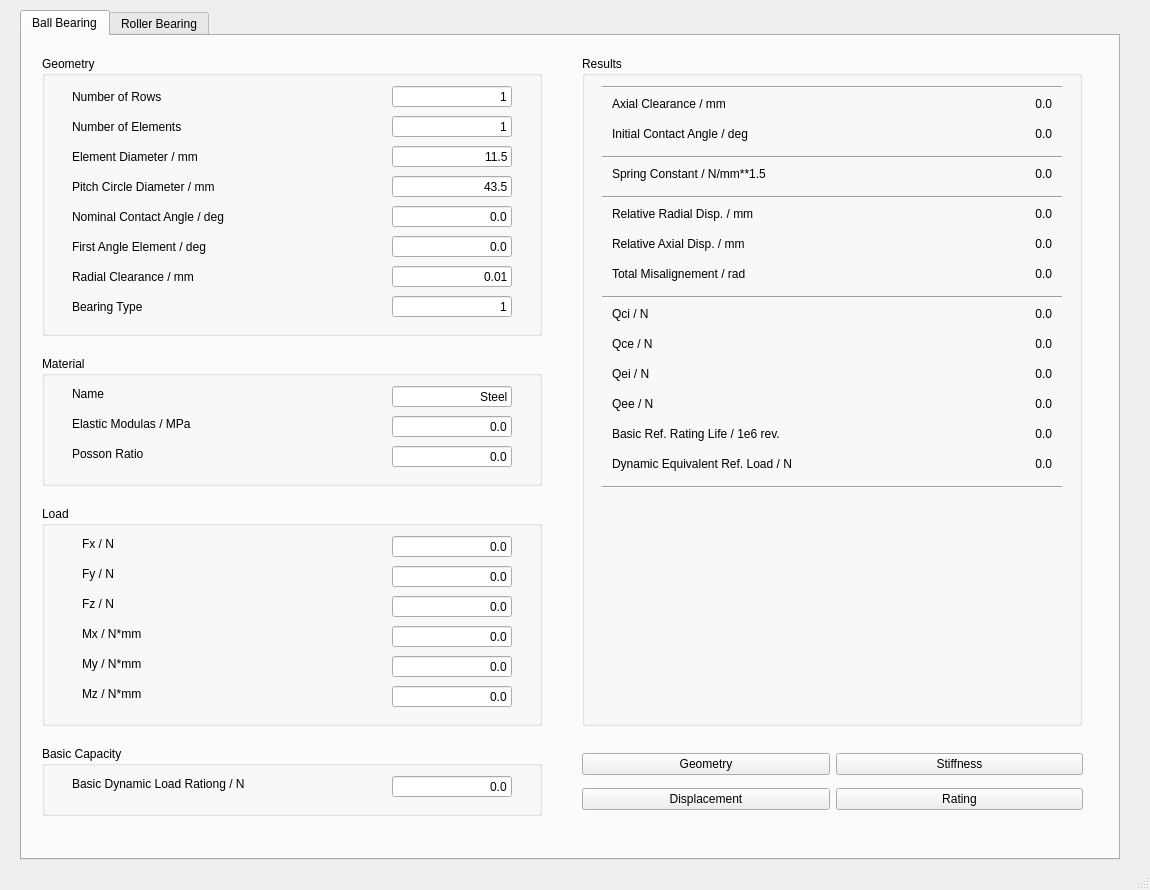
<?xml version="1.0" encoding="UTF-8"?>
<ui version="4.0">
 <class>MainWindow</class>
 <widget class="QMainWindow" name="MainWindow">
  <property name="geometry">
   <rect>
    <x>0</x>
    <y>0</y>
    <width>1150</width>
    <height>890</height>
   </rect>
  </property>
  <property name="sizePolicy">
   <sizepolicy hsizetype="Fixed" vsizetype="Fixed">
    <horstretch>0</horstretch>
    <verstretch>0</verstretch>
   </sizepolicy>
  </property>
  <property name="windowTitle">
   <string>MainWindow</string>
  </property>
  <widget class="QWidget" name="centralwidget">
   <widget class="QTabWidget" name="tabWidget">
    <property name="geometry">
     <rect>
      <x>20</x>
      <y>10</y>
      <width>1100</width>
      <height>850</height>
     </rect>
    </property>
    <property name="sizePolicy">
     <sizepolicy hsizetype="Fixed" vsizetype="Fixed">
      <horstretch>0</horstretch>
      <verstretch>0</verstretch>
     </sizepolicy>
    </property>
    <property name="currentIndex">
     <number>0</number>
    </property>
    <widget class="QWidget" name="BallBearing">
     <attribute name="title">
      <string>Ball Bearing</string>
     </attribute>
     <widget class="QGroupBox" name="groupBox">
      <property name="geometry">
       <rect>
        <x>20</x>
        <y>20</y>
        <width>500</width>
        <height>280</height>
       </rect>
      </property>
      <property name="title">
       <string>Geometry</string>
      </property>
      <property name="flat">
       <bool>false</bool>
      </property>
      <widget class="QLabel" name="label">
       <property name="geometry">
        <rect>
         <x>30</x>
         <y>30</y>
         <width>121</width>
         <height>21</height>
        </rect>
       </property>
       <property name="text">
        <string>Number of Rows</string>
       </property>
      </widget>
      <widget class="QLabel" name="label_2">
       <property name="geometry">
        <rect>
         <x>30</x>
         <y>60</y>
         <width>151</width>
         <height>21</height>
        </rect>
       </property>
       <property name="text">
        <string>Number of Elements</string>
       </property>
      </widget>
      <widget class="QLabel" name="label_3">
       <property name="geometry">
        <rect>
         <x>30</x>
         <y>90</y>
         <width>181</width>
         <height>21</height>
        </rect>
       </property>
       <property name="text">
        <string>Element Diameter / mm</string>
       </property>
      </widget>
      <widget class="QLabel" name="label_4">
       <property name="geometry">
        <rect>
         <x>30</x>
         <y>120</y>
         <width>221</width>
         <height>21</height>
        </rect>
       </property>
       <property name="text">
        <string>Pitch Circle Diameter / mm</string>
       </property>
      </widget>
      <widget class="QLabel" name="label_5">
       <property name="geometry">
        <rect>
         <x>30</x>
         <y>150</y>
         <width>231</width>
         <height>21</height>
        </rect>
       </property>
       <property name="text">
        <string>Nominal Contact Angle / deg</string>
       </property>
      </widget>
      <widget class="QLabel" name="label_6">
       <property name="geometry">
        <rect>
         <x>30</x>
         <y>180</y>
         <width>221</width>
         <height>21</height>
        </rect>
       </property>
       <property name="text">
        <string>First Angle Element / deg</string>
       </property>
      </widget>
      <widget class="QLabel" name="label_7">
       <property name="geometry">
        <rect>
         <x>30</x>
         <y>210</y>
         <width>221</width>
         <height>21</height>
        </rect>
       </property>
       <property name="text">
        <string>Radial Clearance / mm</string>
       </property>
      </widget>
      <widget class="QLabel" name="label_16">
       <property name="geometry">
        <rect>
         <x>30</x>
         <y>240</y>
         <width>221</width>
         <height>21</height>
        </rect>
       </property>
       <property name="text">
        <string>Bearing Type</string>
       </property>
      </widget>
      <widget class="QLineEdit" name="lineEdit">
       <property name="geometry">
        <rect>
         <x>350</x>
         <y>30</y>
         <width>120</width>
         <height>21</height>
        </rect>
       </property>
       <property name="text">
        <string>1</string>
       </property>
       <property name="alignment">
        <set>Qt::AlignRight|Qt::AlignTrailing|Qt::AlignVCenter</set>
       </property>
      </widget>
      <widget class="QLineEdit" name="lineEdit_2">
       <property name="geometry">
        <rect>
         <x>350</x>
         <y>60</y>
         <width>120</width>
         <height>21</height>
        </rect>
       </property>
       <property name="text">
        <string>1</string>
       </property>
       <property name="alignment">
        <set>Qt::AlignRight|Qt::AlignTrailing|Qt::AlignVCenter</set>
       </property>
      </widget>
      <widget class="QLineEdit" name="lineEdit_3">
       <property name="geometry">
        <rect>
         <x>350</x>
         <y>90</y>
         <width>120</width>
         <height>21</height>
        </rect>
       </property>
       <property name="text">
        <string>11.5</string>
       </property>
       <property name="alignment">
        <set>Qt::AlignRight|Qt::AlignTrailing|Qt::AlignVCenter</set>
       </property>
      </widget>
      <widget class="QLineEdit" name="lineEdit_4">
       <property name="geometry">
        <rect>
         <x>350</x>
         <y>120</y>
         <width>120</width>
         <height>21</height>
        </rect>
       </property>
       <property name="text">
        <string>43.5</string>
       </property>
       <property name="alignment">
        <set>Qt::AlignRight|Qt::AlignTrailing|Qt::AlignVCenter</set>
       </property>
      </widget>
      <widget class="QLineEdit" name="lineEdit_5">
       <property name="geometry">
        <rect>
         <x>350</x>
         <y>150</y>
         <width>120</width>
         <height>21</height>
        </rect>
       </property>
       <property name="text">
        <string>0.0</string>
       </property>
       <property name="alignment">
        <set>Qt::AlignRight|Qt::AlignTrailing|Qt::AlignVCenter</set>
       </property>
      </widget>
      <widget class="QLineEdit" name="lineEdit_6">
       <property name="geometry">
        <rect>
         <x>350</x>
         <y>180</y>
         <width>120</width>
         <height>21</height>
        </rect>
       </property>
       <property name="text">
        <string>0.0</string>
       </property>
       <property name="alignment">
        <set>Qt::AlignRight|Qt::AlignTrailing|Qt::AlignVCenter</set>
       </property>
      </widget>
      <widget class="QLineEdit" name="lineEdit_7">
       <property name="geometry">
        <rect>
         <x>350</x>
         <y>210</y>
         <width>120</width>
         <height>21</height>
        </rect>
       </property>
       <property name="text">
        <string>0.01</string>
       </property>
       <property name="alignment">
        <set>Qt::AlignRight|Qt::AlignTrailing|Qt::AlignVCenter</set>
       </property>
      </widget>
      <widget class="QLineEdit" name="lineEdit_8">
       <property name="geometry">
        <rect>
         <x>350</x>
         <y>240</y>
         <width>120</width>
         <height>21</height>
        </rect>
       </property>
       <property name="text">
        <string>1</string>
       </property>
       <property name="alignment">
        <set>Qt::AlignRight|Qt::AlignTrailing|Qt::AlignVCenter</set>
       </property>
      </widget>
     </widget>
     <widget class="QGroupBox" name="groupBox_2">
      <property name="geometry">
       <rect>
        <x>20</x>
        <y>470</y>
        <width>500</width>
        <height>220</height>
       </rect>
      </property>
      <property name="sizePolicy">
       <sizepolicy hsizetype="Fixed" vsizetype="Fixed">
        <horstretch>0</horstretch>
        <verstretch>0</verstretch>
       </sizepolicy>
      </property>
      <property name="title">
       <string>Load</string>
      </property>
      <widget class="QLabel" name="label_8">
       <property name="geometry">
        <rect>
         <x>40</x>
         <y>30</y>
         <width>72</width>
         <height>15</height>
        </rect>
       </property>
       <property name="text">
        <string>Fx / N</string>
       </property>
      </widget>
      <widget class="QLabel" name="label_9">
       <property name="geometry">
        <rect>
         <x>40</x>
         <y>60</y>
         <width>72</width>
         <height>15</height>
        </rect>
       </property>
       <property name="text">
        <string>Fy / N</string>
       </property>
      </widget>
      <widget class="QLabel" name="label_10">
       <property name="geometry">
        <rect>
         <x>40</x>
         <y>90</y>
         <width>72</width>
         <height>15</height>
        </rect>
       </property>
       <property name="text">
        <string>Fz / N</string>
       </property>
      </widget>
      <widget class="QLabel" name="label_11">
       <property name="geometry">
        <rect>
         <x>40</x>
         <y>120</y>
         <width>81</width>
         <height>16</height>
        </rect>
       </property>
       <property name="text">
        <string>Mx / N*mm</string>
       </property>
      </widget>
      <widget class="QLabel" name="label_17">
       <property name="geometry">
        <rect>
         <x>40</x>
         <y>150</y>
         <width>81</width>
         <height>16</height>
        </rect>
       </property>
       <property name="text">
        <string>My / N*mm</string>
       </property>
      </widget>
      <widget class="QLabel" name="label_18">
       <property name="geometry">
        <rect>
         <x>40</x>
         <y>180</y>
         <width>81</width>
         <height>16</height>
        </rect>
       </property>
       <property name="text">
        <string>Mz / N*mm</string>
       </property>
      </widget>
      <widget class="QLineEdit" name="lineEdit_12">
       <property name="geometry">
        <rect>
         <x>350</x>
         <y>30</y>
         <width>120</width>
         <height>21</height>
        </rect>
       </property>
       <property name="text">
        <string>0.0</string>
       </property>
       <property name="alignment">
        <set>Qt::AlignRight|Qt::AlignTrailing|Qt::AlignVCenter</set>
       </property>
      </widget>
      <widget class="QLineEdit" name="lineEdit_13">
       <property name="geometry">
        <rect>
         <x>350</x>
         <y>60</y>
         <width>120</width>
         <height>21</height>
        </rect>
       </property>
       <property name="text">
        <string>0.0</string>
       </property>
       <property name="alignment">
        <set>Qt::AlignRight|Qt::AlignTrailing|Qt::AlignVCenter</set>
       </property>
      </widget>
      <widget class="QLineEdit" name="lineEdit_14">
       <property name="geometry">
        <rect>
         <x>350</x>
         <y>90</y>
         <width>120</width>
         <height>21</height>
        </rect>
       </property>
       <property name="text">
        <string>0.0</string>
       </property>
       <property name="alignment">
        <set>Qt::AlignRight|Qt::AlignTrailing|Qt::AlignVCenter</set>
       </property>
      </widget>
      <widget class="QLineEdit" name="lineEdit_15">
       <property name="geometry">
        <rect>
         <x>350</x>
         <y>120</y>
         <width>120</width>
         <height>21</height>
        </rect>
       </property>
       <property name="text">
        <string>0.0</string>
       </property>
       <property name="alignment">
        <set>Qt::AlignRight|Qt::AlignTrailing|Qt::AlignVCenter</set>
       </property>
      </widget>
      <widget class="QLineEdit" name="lineEdit_16">
       <property name="geometry">
        <rect>
         <x>350</x>
         <y>150</y>
         <width>120</width>
         <height>21</height>
        </rect>
       </property>
       <property name="text">
        <string>0.0</string>
       </property>
       <property name="alignment">
        <set>Qt::AlignRight|Qt::AlignTrailing|Qt::AlignVCenter</set>
       </property>
      </widget>
      <widget class="QLineEdit" name="lineEdit_17">
       <property name="geometry">
        <rect>
         <x>350</x>
         <y>180</y>
         <width>120</width>
         <height>21</height>
        </rect>
       </property>
       <property name="text">
        <string>0.0</string>
       </property>
       <property name="alignment">
        <set>Qt::AlignRight|Qt::AlignTrailing|Qt::AlignVCenter</set>
       </property>
      </widget>
     </widget>
     <widget class="QGroupBox" name="groupBox_4">
      <property name="geometry">
       <rect>
        <x>20</x>
        <y>320</y>
        <width>500</width>
        <height>130</height>
       </rect>
      </property>
      <property name="sizePolicy">
       <sizepolicy hsizetype="Fixed" vsizetype="Fixed">
        <horstretch>0</horstretch>
        <verstretch>0</verstretch>
       </sizepolicy>
      </property>
      <property name="title">
       <string>Material</string>
      </property>
      <widget class="QLabel" name="label_12">
       <property name="geometry">
        <rect>
         <x>30</x>
         <y>30</y>
         <width>72</width>
         <height>15</height>
        </rect>
       </property>
       <property name="text">
        <string>Name</string>
       </property>
      </widget>
      <widget class="QLabel" name="label_13">
       <property name="geometry">
        <rect>
         <x>30</x>
         <y>60</y>
         <width>181</width>
         <height>16</height>
        </rect>
       </property>
       <property name="text">
        <string>Elastic Modulas / MPa</string>
       </property>
      </widget>
      <widget class="QLabel" name="label_14">
       <property name="geometry">
        <rect>
         <x>30</x>
         <y>90</y>
         <width>101</width>
         <height>16</height>
        </rect>
       </property>
       <property name="text">
        <string>Posson Ratio</string>
       </property>
      </widget>
      <widget class="QLineEdit" name="lineEdit_9">
       <property name="geometry">
        <rect>
         <x>350</x>
         <y>30</y>
         <width>120</width>
         <height>21</height>
        </rect>
       </property>
       <property name="text">
        <string>Steel</string>
       </property>
       <property name="alignment">
        <set>Qt::AlignRight|Qt::AlignTrailing|Qt::AlignVCenter</set>
       </property>
      </widget>
      <widget class="QLineEdit" name="lineEdit_10">
       <property name="geometry">
        <rect>
         <x>350</x>
         <y>60</y>
         <width>120</width>
         <height>21</height>
        </rect>
       </property>
       <property name="text">
        <string>0.0</string>
       </property>
       <property name="alignment">
        <set>Qt::AlignRight|Qt::AlignTrailing|Qt::AlignVCenter</set>
       </property>
      </widget>
      <widget class="QLineEdit" name="lineEdit_11">
       <property name="geometry">
        <rect>
         <x>350</x>
         <y>90</y>
         <width>120</width>
         <height>21</height>
        </rect>
       </property>
       <property name="text">
        <string>0.0</string>
       </property>
       <property name="alignment">
        <set>Qt::AlignRight|Qt::AlignTrailing|Qt::AlignVCenter</set>
       </property>
      </widget>
     </widget>
     <widget class="QGroupBox" name="groupBox_5">
      <property name="geometry">
       <rect>
        <x>20</x>
        <y>710</y>
        <width>500</width>
        <height>70</height>
       </rect>
      </property>
      <property name="sizePolicy">
       <sizepolicy hsizetype="Fixed" vsizetype="Fixed">
        <horstretch>0</horstretch>
        <verstretch>0</verstretch>
       </sizepolicy>
      </property>
      <property name="title">
       <string>Basic Capacity</string>
      </property>
      <widget class="QLabel" name="label_15">
       <property name="geometry">
        <rect>
         <x>30</x>
         <y>30</y>
         <width>261</width>
         <height>16</height>
        </rect>
       </property>
       <property name="text">
        <string>Basic Dynamic Load Rationg / N</string>
       </property>
      </widget>
      <widget class="QLineEdit" name="lineEdit_18">
       <property name="geometry">
        <rect>
         <x>350</x>
         <y>30</y>
         <width>120</width>
         <height>21</height>
        </rect>
       </property>
       <property name="text">
        <string>0.0</string>
       </property>
       <property name="alignment">
        <set>Qt::AlignRight|Qt::AlignTrailing|Qt::AlignVCenter</set>
       </property>
      </widget>
     </widget>
     <widget class="QGroupBox" name="groupBox_3">
      <property name="geometry">
       <rect>
        <x>560</x>
        <y>20</y>
        <width>500</width>
        <height>670</height>
       </rect>
      </property>
      <property name="title">
       <string>Results</string>
      </property>
      <widget class="QLabel" name="label_23">
       <property name="geometry">
        <rect>
         <x>30</x>
         <y>70</y>
         <width>231</width>
         <height>16</height>
        </rect>
       </property>
       <property name="text">
        <string>Initial Contact Angle / deg</string>
       </property>
      </widget>
      <widget class="QLabel" name="label_24">
       <property name="geometry">
        <rect>
         <x>30</x>
         <y>40</y>
         <width>181</width>
         <height>16</height>
        </rect>
       </property>
       <property name="text">
        <string>Axial Clearance / mm</string>
       </property>
      </widget>
      <widget class="QLabel" name="label_26">
       <property name="geometry">
        <rect>
         <x>30</x>
         <y>150</y>
         <width>221</width>
         <height>16</height>
        </rect>
       </property>
       <property name="text">
        <string>Relative Radial Disp. / mm</string>
       </property>
      </widget>
      <widget class="QLabel" name="label_27">
       <property name="geometry">
        <rect>
         <x>30</x>
         <y>370</y>
         <width>271</width>
         <height>16</height>
        </rect>
       </property>
       <property name="text">
        <string>Basic Ref. Rating Life / 1e6 rev.</string>
       </property>
      </widget>
      <widget class="QLabel" name="label_28">
       <property name="geometry">
        <rect>
         <x>30</x>
         <y>180</y>
         <width>211</width>
         <height>16</height>
        </rect>
       </property>
       <property name="text">
        <string>Relative Axial Disp. / mm</string>
       </property>
      </widget>
      <widget class="QLabel" name="label_29">
       <property name="geometry">
        <rect>
         <x>30</x>
         <y>210</y>
         <width>211</width>
         <height>16</height>
        </rect>
       </property>
       <property name="text">
        <string>Total Misalignement / rad</string>
       </property>
      </widget>
      <widget class="QLabel" name="label_30">
       <property name="geometry">
        <rect>
         <x>30</x>
         <y>400</y>
         <width>271</width>
         <height>16</height>
        </rect>
       </property>
       <property name="text">
        <string>Dynamic Equivalent Ref. Load / N</string>
       </property>
      </widget>
      <widget class="QLabel" name="label_31">
       <property name="geometry">
        <rect>
         <x>30</x>
         <y>250</y>
         <width>72</width>
         <height>15</height>
        </rect>
       </property>
       <property name="text">
        <string>Qci / N</string>
       </property>
      </widget>
      <widget class="QLabel" name="label_32">
       <property name="geometry">
        <rect>
         <x>30</x>
         <y>280</y>
         <width>72</width>
         <height>15</height>
        </rect>
       </property>
       <property name="text">
        <string>Qce / N</string>
       </property>
      </widget>
      <widget class="QLabel" name="label_33">
       <property name="geometry">
        <rect>
         <x>30</x>
         <y>310</y>
         <width>72</width>
         <height>15</height>
        </rect>
       </property>
       <property name="text">
        <string>Qei / N</string>
       </property>
      </widget>
      <widget class="QLabel" name="label_34">
       <property name="geometry">
        <rect>
         <x>30</x>
         <y>340</y>
         <width>72</width>
         <height>15</height>
        </rect>
       </property>
       <property name="text">
        <string>Qee / N</string>
       </property>
      </widget>
      <widget class="QLabel" name="label_35">
       <property name="geometry">
        <rect>
         <x>30</x>
         <y>110</y>
         <width>241</width>
         <height>16</height>
        </rect>
       </property>
       <property name="text">
        <string>Spring Constant / N/mm**1.5</string>
       </property>
      </widget>
      <widget class="QLabel" name="label_19">
       <property name="geometry">
        <rect>
         <x>350</x>
         <y>40</y>
         <width>120</width>
         <height>16</height>
        </rect>
       </property>
       <property name="text">
        <string>0.0</string>
       </property>
       <property name="alignment">
        <set>Qt::AlignRight|Qt::AlignTrailing|Qt::AlignVCenter</set>
       </property>
      </widget>
      <widget class="QLabel" name="label_20">
       <property name="geometry">
        <rect>
         <x>350</x>
         <y>70</y>
         <width>120</width>
         <height>16</height>
        </rect>
       </property>
       <property name="text">
        <string>0.0</string>
       </property>
       <property name="alignment">
        <set>Qt::AlignRight|Qt::AlignTrailing|Qt::AlignVCenter</set>
       </property>
      </widget>
      <widget class="QLabel" name="label_21">
       <property name="geometry">
        <rect>
         <x>350</x>
         <y>110</y>
         <width>120</width>
         <height>16</height>
        </rect>
       </property>
       <property name="text">
        <string>0.0</string>
       </property>
       <property name="alignment">
        <set>Qt::AlignRight|Qt::AlignTrailing|Qt::AlignVCenter</set>
       </property>
      </widget>
      <widget class="QLabel" name="label_22">
       <property name="geometry">
        <rect>
         <x>350</x>
         <y>150</y>
         <width>120</width>
         <height>16</height>
        </rect>
       </property>
       <property name="text">
        <string>0.0</string>
       </property>
       <property name="alignment">
        <set>Qt::AlignRight|Qt::AlignTrailing|Qt::AlignVCenter</set>
       </property>
      </widget>
      <widget class="QLabel" name="label_25">
       <property name="geometry">
        <rect>
         <x>350</x>
         <y>180</y>
         <width>120</width>
         <height>16</height>
        </rect>
       </property>
       <property name="text">
        <string>0.0</string>
       </property>
       <property name="alignment">
        <set>Qt::AlignRight|Qt::AlignTrailing|Qt::AlignVCenter</set>
       </property>
      </widget>
      <widget class="QLabel" name="label_36">
       <property name="geometry">
        <rect>
         <x>350</x>
         <y>210</y>
         <width>120</width>
         <height>16</height>
        </rect>
       </property>
       <property name="text">
        <string>0.0</string>
       </property>
       <property name="alignment">
        <set>Qt::AlignRight|Qt::AlignTrailing|Qt::AlignVCenter</set>
       </property>
      </widget>
      <widget class="QLabel" name="label_37">
       <property name="geometry">
        <rect>
         <x>350</x>
         <y>250</y>
         <width>120</width>
         <height>16</height>
        </rect>
       </property>
       <property name="text">
        <string>0.0</string>
       </property>
       <property name="alignment">
        <set>Qt::AlignRight|Qt::AlignTrailing|Qt::AlignVCenter</set>
       </property>
      </widget>
      <widget class="QLabel" name="label_38">
       <property name="geometry">
        <rect>
         <x>350</x>
         <y>280</y>
         <width>120</width>
         <height>16</height>
        </rect>
       </property>
       <property name="text">
        <string>0.0</string>
       </property>
       <property name="alignment">
        <set>Qt::AlignRight|Qt::AlignTrailing|Qt::AlignVCenter</set>
       </property>
      </widget>
      <widget class="QLabel" name="label_39">
       <property name="geometry">
        <rect>
         <x>350</x>
         <y>310</y>
         <width>120</width>
         <height>16</height>
        </rect>
       </property>
       <property name="text">
        <string>0.0</string>
       </property>
       <property name="alignment">
        <set>Qt::AlignRight|Qt::AlignTrailing|Qt::AlignVCenter</set>
       </property>
      </widget>
      <widget class="QLabel" name="label_40">
       <property name="geometry">
        <rect>
         <x>350</x>
         <y>340</y>
         <width>120</width>
         <height>16</height>
        </rect>
       </property>
       <property name="text">
        <string>0.0</string>
       </property>
       <property name="alignment">
        <set>Qt::AlignRight|Qt::AlignTrailing|Qt::AlignVCenter</set>
       </property>
      </widget>
      <widget class="QLabel" name="label_41">
       <property name="geometry">
        <rect>
         <x>350</x>
         <y>370</y>
         <width>120</width>
         <height>16</height>
        </rect>
       </property>
       <property name="text">
        <string>0.0</string>
       </property>
       <property name="alignment">
        <set>Qt::AlignRight|Qt::AlignTrailing|Qt::AlignVCenter</set>
       </property>
      </widget>
      <widget class="QLabel" name="label_42">
       <property name="geometry">
        <rect>
         <x>350</x>
         <y>400</y>
         <width>120</width>
         <height>16</height>
        </rect>
       </property>
       <property name="text">
        <string>0.0</string>
       </property>
       <property name="alignment">
        <set>Qt::AlignRight|Qt::AlignTrailing|Qt::AlignVCenter</set>
       </property>
      </widget>
      <widget class="Line" name="line">
       <property name="geometry">
        <rect>
         <x>20</x>
         <y>100</y>
         <width>460</width>
         <height>3</height>
        </rect>
       </property>
       <property name="orientation">
        <enum>Qt::Horizontal</enum>
       </property>
      </widget>
      <widget class="Line" name="line_2">
       <property name="geometry">
        <rect>
         <x>20</x>
         <y>140</y>
         <width>460</width>
         <height>3</height>
        </rect>
       </property>
       <property name="orientation">
        <enum>Qt::Horizontal</enum>
       </property>
      </widget>
      <widget class="Line" name="line_3">
       <property name="geometry">
        <rect>
         <x>20</x>
         <y>240</y>
         <width>460</width>
         <height>3</height>
        </rect>
       </property>
       <property name="orientation">
        <enum>Qt::Horizontal</enum>
       </property>
      </widget>
      <widget class="Line" name="line_4">
       <property name="geometry">
        <rect>
         <x>20</x>
         <y>430</y>
         <width>460</width>
         <height>3</height>
        </rect>
       </property>
       <property name="orientation">
        <enum>Qt::Horizontal</enum>
       </property>
      </widget>
      <widget class="Line" name="line_5">
       <property name="geometry">
        <rect>
         <x>20</x>
         <y>30</y>
         <width>460</width>
         <height>3</height>
        </rect>
       </property>
       <property name="orientation">
        <enum>Qt::Horizontal</enum>
       </property>
      </widget>
     </widget>
     <widget class="QWidget" name="layoutWidget">
      <property name="geometry">
       <rect>
        <x>560</x>
        <y>710</y>
        <width>501</width>
        <height>71</height>
       </rect>
      </property>
      <layout class="QGridLayout" name="gridLayout">
       <item row="0" column="0">
        <widget class="QPushButton" name="pushButton_2">
         <property name="text">
          <string>Geometry</string>
         </property>
        </widget>
       </item>
       <item row="0" column="1">
        <widget class="QPushButton" name="pushButton_3">
         <property name="text">
          <string>Stiffness</string>
         </property>
        </widget>
       </item>
       <item row="1" column="0">
        <widget class="QPushButton" name="pushButton_4">
         <property name="text">
          <string>Displacement</string>
         </property>
        </widget>
       </item>
       <item row="1" column="1">
        <widget class="QPushButton" name="pushButton_5">
         <property name="text">
          <string>Rating</string>
         </property>
        </widget>
       </item>
      </layout>
     </widget>
    </widget>
    <widget class="QWidget" name="RollerBearing">
     <attribute name="title">
      <string>Roller Bearing</string>
     </attribute>
    </widget>
   </widget>
  </widget>
  <widget class="QMenuBar" name="menubar">
   <property name="geometry">
    <rect>
     <x>0</x>
     <y>0</y>
     <width>1150</width>
     <height>26</height>
    </rect>
   </property>
  </widget>
  <widget class="QStatusBar" name="statusbar"/>
 </widget>
 <resources/>
 <connections/>
 <slots>
  <slot>slot1()</slot>
 </slots>
</ui>
